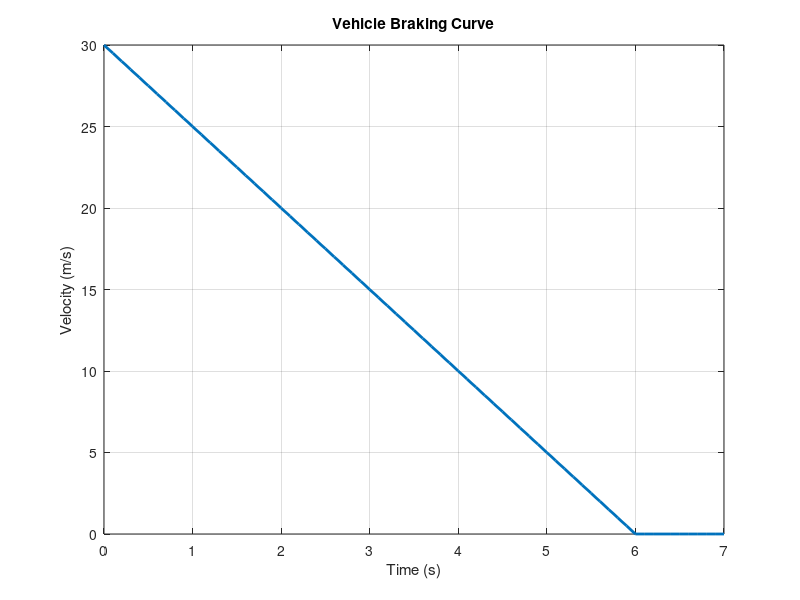

This figure's MATLAB source:
% Braking Curve Simulation
v0 = 30;                % Initial speed in m/s (108 km/h)
d = -5;                 % Constant braking deceleration
t = 0:0.1:7;            % Time vector
v = v0 + d * t;         % Velocity at each time

% To ensure velocity never goes below 0
v(v < 0) = 0;

plot(t, v, 'LineWidth', 2);
xlabel('Time (s)');
ylabel('Velocity (m/s)');
title('Vehicle Braking Curve');
grid on;
